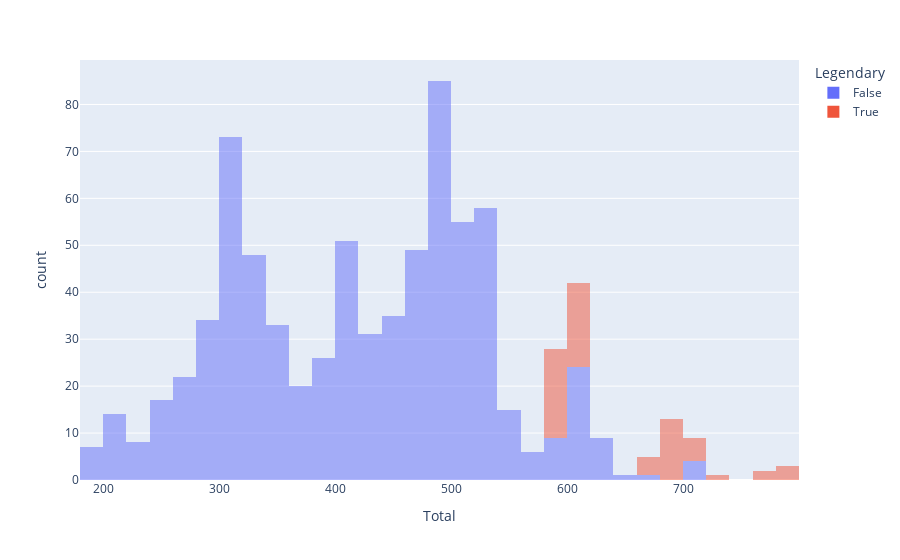

The code cell stored with this chart in its notebook:
### Code cell
px.histogram(
    data_frame=df,
    x='Total',
    color='Legendary',
    opacity=0.5
)

### Figure 1 — Plotly figure (JSON) as saved in the notebook; plotly's stock layout.template omitted (floating-point values rounded to 4 significant figures; data arrays with more than 128 entries replaced by an {"elided": "..."} marker saying what was removed)
{"data": [{"alignmentgroup": "True", "bingroup": "x", "hovertemplate": "Legendary=False<br>Total=%{x}<br>count=%{y}<extra></extra>", "legendgroup": "False", "marker": {"color": "#636efa", "opacity": 0.5, "pattern": {"shape": ""}}, "name": "False", "offsetgroup": "False", "orientation": "v", "showlegend": true, "type": "histogram", "x": {"elided": "735 int values"}, "xaxis": "x", "yaxis": "y"}, {"alignmentgroup": "True", "bingroup": "x", "hovertemplate": "Legendary=True<br>Total=%{x}<br>count=%{y}<extra></extra>", "legendgroup": "True", "marker": {"color": "#EF553B", "opacity": 0.5, "pattern": {"shape": ""}}, "name": "True", "offsetgroup": "True", "orientation": "v", "showlegend": true, "type": "histogram", "x": [580, 580, 580, 680, 780, 780, 580, 580, 580, 680, 680, 580, 580, 580, 600, 700, 600, 700, 670, 770, 670, 770, 680, 780, 600, 600, 600, 600, 600, 580, 580, 580, 680, 680, 600, 670, 680, 680, 600, 600, 600, 720, 600, 580, 580, 580, 580, 580, 580, 580, 680, 680, 600, 600, 660, 700, 700, 680, 680, 600, 600, 700, 600, 680, 600], "xaxis": "x", "yaxis": "y"}], "layout": {"barmode": "relative", "legend": {"title": {"text": "Legendary"}, "tracegroupgap": 0}, "margin": {"t": 60}, "xaxis": {"anchor": "y", "domain": [0, 1], "title": {"text": "Total"}}, "yaxis": {"anchor": "x", "domain": [0, 1], "title": {"text": "count"}}}}
